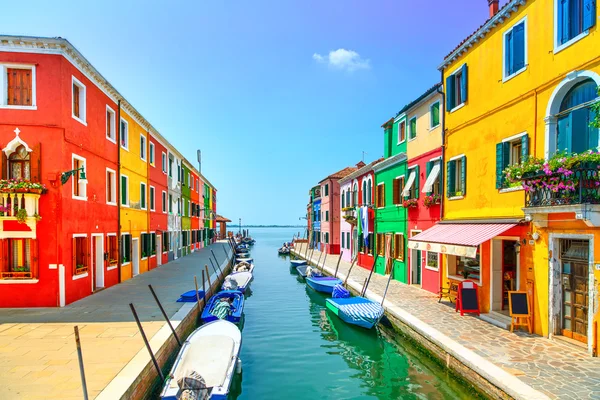
#> input picture HW3/q4/image.jpg, 600 x 400 px
$ python q4_D.py
#> lines starting #> are read from the running program, lines starting #| are printed output that depends on the picture
import numpy as np
import matplotlib.pyplot as plt
import cv2
from sklearn.cluster import KMeans

# Read the image
img = cv2.imread('image.jpg')
#> img is the input picture: shape (400, 600, 3); mean B, G, R 140.8, 155.8, 155.4
img_size = img.shape
#> img_size = (400, 600, 3)

#Reshape it to be 2-dimension
X = img.reshape(img_size[0] * img_size[1], img_size[2])		# Turn hxwx3 into (h*w)x3

'''					SECTION D 					'''

# Run the Kmeans algorithm
km = KMeans(n_clusters=20)
km.fit(X)

'''
The km has the following properties:
(*) km.labels_ will give each pixel its class from 20 classes (values are between 0-19)
(*) km.cluster_centers_ is an array size 20x3, where the ith row represents the color value for the ith label.
	For example, cluster_centers_[0] = [r,g,b], the first center.
'''

# Use the centroids to compress the image
img_compressed = km.cluster_centers_[km.labels_]
img_compressed = np.clip(img_compressed.astype('uint8'), 0, 255)

# Reshape X_recovered to have the same dimension as the original image 128 * 128 * 3'''
img_compressed = img_compressed.reshape(img_size[0], img_size[1], img_size[2])

# Plot the original and the compressed image next to each other'''
fig, ax = plt.subplots(1, 2, figsize = (12, 8))

ax[0].imshow(img)
ax[0].set_title('Original Image')

ax[1].imshow(img_compressed)
ax[1].set_title(f'Compressed Image with {km.n_clusters} colors')

for ax in fig.axes:
    ax.axis('off')

plt.tight_layout()
plt.show()
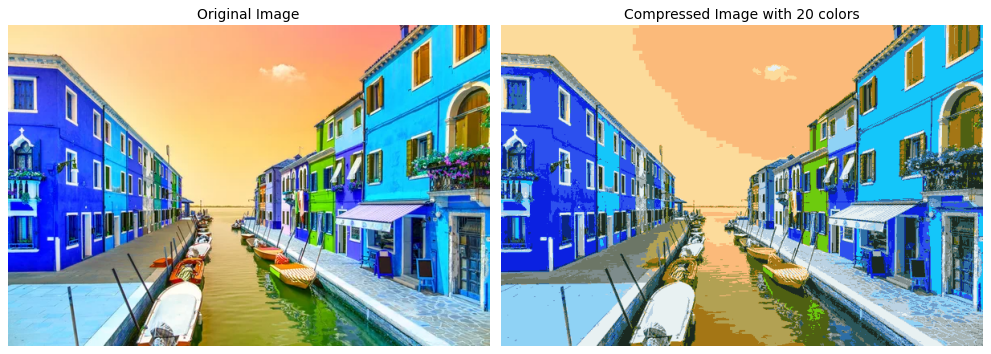
#> figure drawn by matplotlib, 2 panels; B, G, R data is drawn as R, G, B
